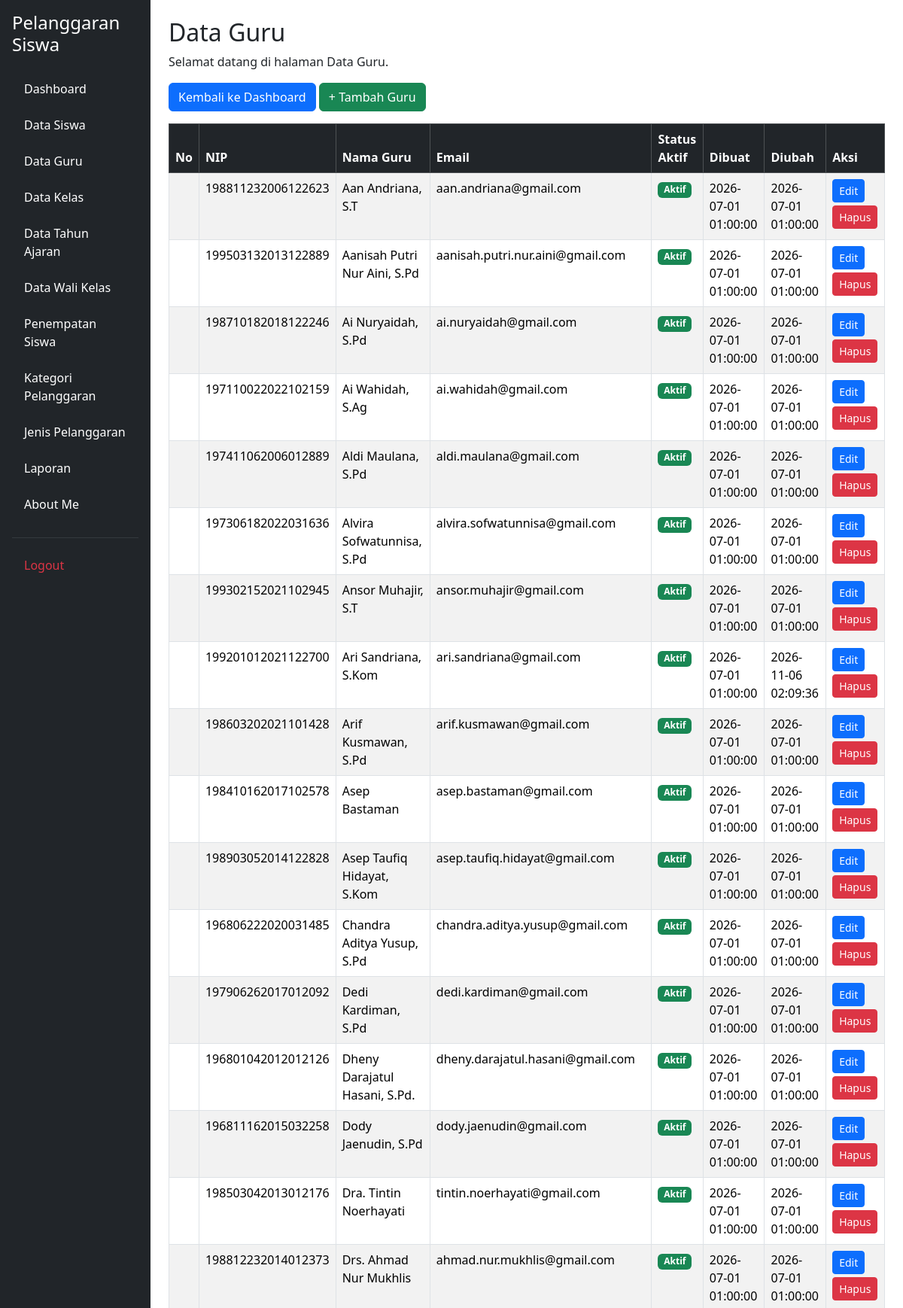
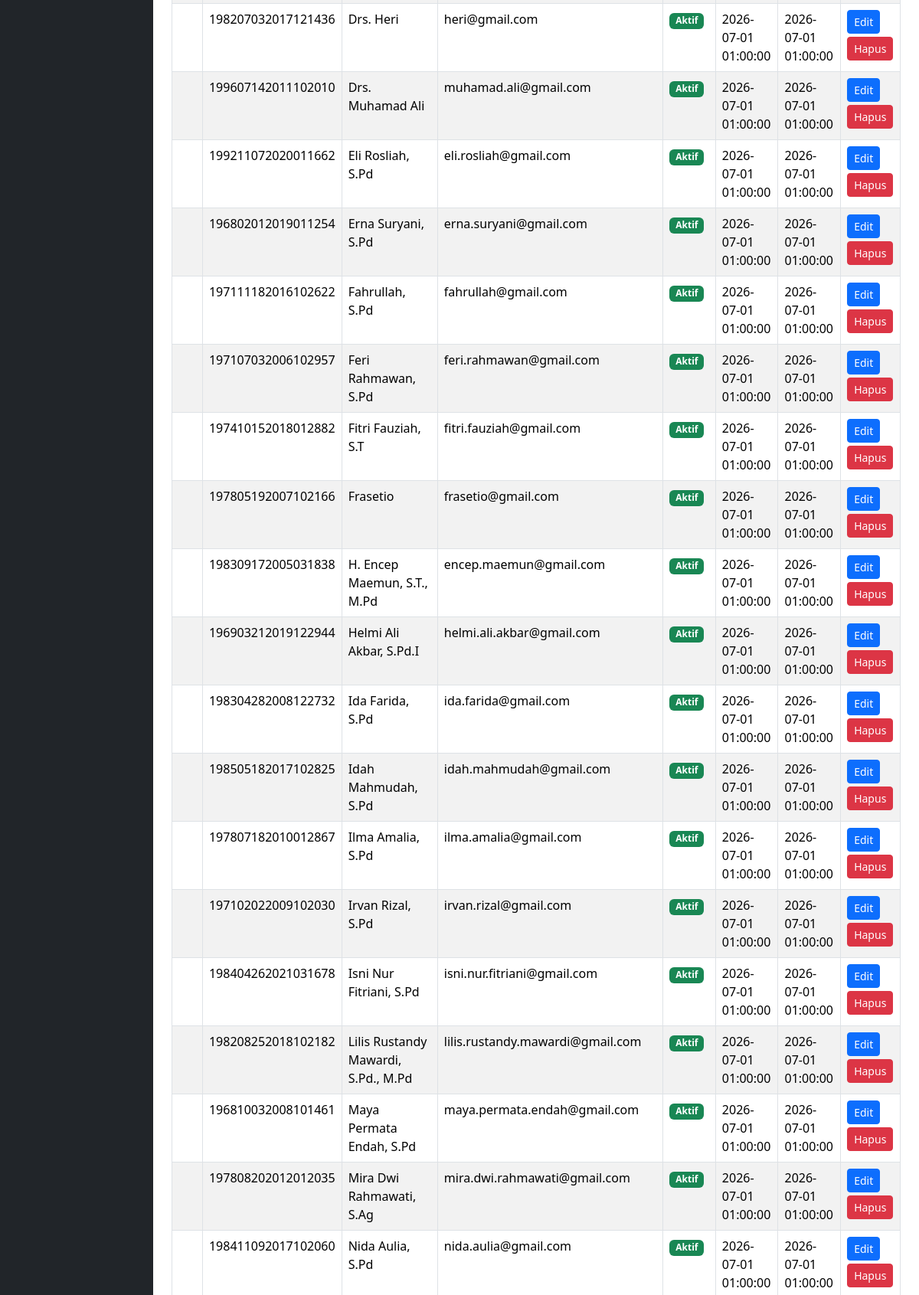
The app's page /data_guru.php (signed in, upper part) with its own data (2 pictures, top to bottom).
### tables this page shows
CREATE TABLE `t_guru` (
  `id` int(11) NOT NULL,
  `nip` varchar(18) NOT NULL,
  `nama` varchar(150) DEFAULT NULL,
  `email` varchar(150) NOT NULL,
  `status_aktif` tinyint(1) NOT NULL,
  `user_id` int(11) NOT NULL,
  `created_at` timestamp NOT NULL DEFAULT current_timestamp(),
  `updated_at` timestamp NOT NULL DEFAULT current_timestamp()
);

### data_guru.php (the view, shortened to what this page needs)
<?php
include 'config/koneksi.php';
$sql = "SELECT * FROM t_guru ORDER BY nama ASC";
$hasil = mysqli_query($koneksi, $sql);
?>
<!DOCTYPE html>
<html lang="id">
<head>
    <link href="https://cdn.jsdelivr.net/npm/bootstrap@5.3.8/dist/css/bootstrap.min.css"
          rel="stylesheet">
    <link rel="stylesheet"
          href="https://cdn.datatables.net/2.3.4/css/dataTables.bootstrap5.css">
</head>
<body>
<div class="container-fluid">
    <div class="row">
        <?php include 'layout/sidebar.php'; ?>
        <main class="col-md-9 col-lg-10 p-4">
            <h2>Data Guru</h2>
            <p>Selamat datang di halaman Data Guru.</p>
            <div class="mb-3">
                <a href="dashboard.php" class="btn btn-primary">
                    Kembali ke Dashboard
                </a>
                <a href="tambah_guru.php" class="btn btn-success">
                    + Tambah Guru
                </a>
            </div>
            <div class="table-responsive">
                <table id="tabelGuru"
                       class="table table-striped table-bordered table-hover">
                    <thead class="table-dark">
                        <tr>
                            <th>No</th>
                            <th>NIP</th>
                            <th>Nama Guru</th>
                            <th>Email</th>
                            <th>Status Aktif</th>
                            <th>Dibuat</th>
                            <th>Diubah</th>
                            <th>Aksi</th>
                        </tr>
                    </thead>
                    <tbody>
                        <?php while ($row = mysqli_fetch_assoc($hasil)) { ?>
                        <tr>
                            <td></td>
                            <td>
                                <?= htmlspecialchars($row['nip']) ?>
                            </td>
                            <td>
                                <?= htmlspecialchars($row['nama']) ?>
                            </td>
                            <td>
                                <?= htmlspecialchars($row['email']) ?>
                            </td>
                            <td>
                                <?php if ($row['status_aktif'] == 1) { ?>
                                    <span class="badge bg-success">Aktif</span>
                                <?php } else { ?>
                                    <span class="badge bg-danger">Tidak Aktif</span>
                                <?php } ?>
                            </td>
                            <td>
                                <?= htmlspecialchars($row['created_at'] ?? '') ?>
                            </td>
                            <td>
                                <?= htmlspecialchars($row['updated_at'] ?? '') ?>
                            </td>
                            <td>
                                <a href="edit_guru.php?id=<?= urlencode($row['id']) ?>"
                                   class="btn btn-primary btn-sm mb-1">
                                    Edit
                                </a>
                                <a href="hapus_guru.php?id=<?= urlencode($row['id']) ?>"
                                   class="btn btn-danger btn-sm mb-1"
                                   onclick="return confirm('Yakin ingin menghapus data guru ini?');">
                                    Hapus
                                </a>
                            </td>
                        </tr>
                        <?php } ?>
                    </tbody>
                </table>
            </div>
        </main>
    </div>
</div>
</body>
</html>

### records on screen
t_guru: nip "198811232006122623", nama "Aan Andriana, S.T", email "aan.andriana@gmail.com", status_aktif "Aktif", created_at "2026-07-01 01:00:00", updated_at "2026-07-01 01:00:00"
t_guru: nip "199503132013122889", nama "Aanisah Putri Nur Aini, S.Pd", email "aanisah.putri.nur.aini@gmail.com", status_aktif "Aktif", created_at "2026-07-01 01:00:00", updated_at "2026-07-01 01:00:00"
t_guru: nip "198710182018122246", nama "Ai Nuryaidah, S.Pd", email "ai.nuryaidah@gmail.com", status_aktif "Aktif", created_at "2026-07-01 01:00:00", updated_at "2026-07-01 01:00:00"
t_guru: nip "197110022022102159", nama "Ai Wahidah, S.Ag", email "ai.wahidah@gmail.com", status_aktif "Aktif", created_at "2026-07-01 01:00:00", updated_at "2026-07-01 01:00:00"
t_guru: nip "197411062006012889", nama "Aldi Maulana, S.Pd", email "aldi.maulana@gmail.com", status_aktif "Aktif", created_at "2026-07-01 01:00:00", updated_at "2026-07-01 01:00:00"
t_guru: nip "197306182022031636", nama "Alvira Sofwatunnisa, S.Pd", email "alvira.sofwatunnisa@gmail.com", status_aktif "Aktif", created_at "2026-07-01 01:00:00", updated_at "2026-07-01 01:00:00"
t_guru: nip "199302152021102945", nama "Ansor Muhajir, S.T", email "ansor.muhajir@gmail.com", status_aktif "Aktif", created_at "2026-07-01 01:00:00", updated_at "2026-07-01 01:00:00"
t_guru: nip "199201012021122700", nama "Ari Sandriana, S.Kom", email "ari.sandriana@gmail.com", status_aktif "Aktif", created_at "2026-07-01 01:00:00", updated_at "2026-11-06 02:09:36"
t_guru: nip "198603202021101428", nama "Arif Kusmawan, S.Pd", email "arif.kusmawan@gmail.com", status_aktif "Aktif", created_at "2026-07-01 01:00:00", updated_at "2026-07-01 01:00:00"
t_guru: nip "198410162017102578", nama "Asep Bastaman", email "asep.bastaman@gmail.com", status_aktif "Aktif", created_at "2026-07-01 01:00:00", updated_at "2026-07-01 01:00:00"
t_guru: nip "198903052014122828", nama "Asep Taufiq Hidayat, S.Kom", email "asep.taufiq.hidayat@gmail.com", status_aktif "Aktif", created_at "2026-07-01 01:00:00", updated_at "2026-07-01 01:00:00"
t_guru: nip "196806222020031485", nama "Chandra Aditya Yusup, S.Pd", email "chandra.aditya.yusup@gmail.com", status_aktif "Aktif", created_at "2026-07-01 01:00:00", updated_at "2026-07-01 01:00:00"
t_guru: nip "197906262017012092", nama "Dedi Kardiman, S.Pd", email "dedi.kardiman@gmail.com", status_aktif "Aktif", created_at "2026-07-01 01:00:00", updated_at "2026-07-01 01:00:00"
t_guru: nip "196801042012012126", nama "Dheny Darajatul Hasani, S.Pd.", email "dheny.darajatul.hasani@gmail.com", status_aktif "Aktif", created_at "2026-07-01 01:00:00", updated_at "2026-07-01 01:00:00"
t_guru: nip "196811162015032258", nama "Dody Jaenudin, S.Pd", email "dody.jaenudin@gmail.com", status_aktif "Aktif", created_at "2026-07-01 01:00:00", updated_at "2026-07-01 01:00:00"
t_guru: nip "198503042013012176", nama "Dra. Tintin Noerhayati", email "tintin.noerhayati@gmail.com", status_aktif "Aktif", created_at "2026-07-01 01:00:00", updated_at "2026-07-01 01:00:00"
t_guru: nip "198812232014012373", nama "Drs. Ahmad Nur Mukhlis", email "ahmad.nur.mukhlis@gmail.com", status_aktif "Aktif", created_at "2026-07-01 01:00:00", updated_at "2026-07-01 01:00:00"
t_guru: nip "198207032017121436", nama "Drs. Heri", email "heri@gmail.com", status_aktif "Aktif", created_at "2026-07-01 01:00:00", updated_at "2026-07-01 01:00:00"
t_guru: nip "199607142011102010", nama "Drs. Muhamad Ali", email "muhamad.ali@gmail.com", status_aktif "Aktif", created_at "2026-07-01 01:00:00", updated_at "2026-07-01 01:00:00"
t_guru: nip "199211072020011662", nama "Eli Rosliah, S.Pd", email "eli.rosliah@gmail.com", status_aktif "Aktif", created_at "2026-07-01 01:00:00", updated_at "2026-07-01 01:00:00"
t_guru: nip "196802012019011254", nama "Erna Suryani, S.Pd", email "erna.suryani@gmail.com", status_aktif "Aktif", created_at "2026-07-01 01:00:00", updated_at "2026-07-01 01:00:00"
t_guru: nip "197111182016102622", nama "Fahrullah, S.Pd", email "fahrullah@gmail.com", status_aktif "Aktif", created_at "2026-07-01 01:00:00", updated_at "2026-07-01 01:00:00"
t_guru: nip "197107032006102957", nama "Feri Rahmawan, S.Pd", email "feri.rahmawan@gmail.com", status_aktif "Aktif", created_at "2026-07-01 01:00:00", updated_at "2026-07-01 01:00:00"
t_guru: nip "197410152018012882", nama "Fitri Fauziah, S.T", email "fitri.fauziah@gmail.com", status_aktif "Aktif", created_at "2026-07-01 01:00:00", updated_at "2026-07-01 01:00:00"
t_guru: nip "197805192007102166", nama "Frasetio", email "frasetio@gmail.com", status_aktif "Aktif", created_at "2026-07-01 01:00:00", updated_at "2026-07-01 01:00:00"
t_guru: nip "198309172005031838", nama "H. Encep Maemun, S.T., M.Pd", email "encep.maemun@gmail.com", status_aktif "Aktif", created_at "2026-07-01 01:00:00", updated_at "2026-07-01 01:00:00"
t_guru: nip "196903212019122944", nama "Helmi Ali Akbar, S.Pd.I", email "helmi.ali.akbar@gmail.com", status_aktif "Aktif", created_at "2026-07-01 01:00:00", updated_at "2026-07-01 01:00:00"
t_guru: nip "198304282008122732", nama "Ida Farida, S.Pd", email "ida.farida@gmail.com", status_aktif "Aktif", created_at "2026-07-01 01:00:00", updated_at "2026-07-01 01:00:00"
t_guru: nip "198505182017102825", nama "Idah Mahmudah, S.Pd", email "idah.mahmudah@gmail.com", status_aktif "Aktif", created_at "2026-07-01 01:00:00", updated_at "2026-07-01 01:00:00"
t_guru: nip "197807182010012867", nama "Ilma Amalia, S.Pd", email "ilma.amalia@gmail.com", status_aktif "Aktif", created_at "2026-07-01 01:00:00", updated_at "2026-07-01 01:00:00"
t_guru: nip "197102022009102030", nama "Irvan Rizal, S.Pd", email "irvan.rizal@gmail.com", status_aktif "Aktif", created_at "2026-07-01 01:00:00", updated_at "2026-07-01 01:00:00"
t_guru: nip "198404262021031678", nama "Isni Nur Fitriani, S.Pd", email "isni.nur.fitriani@gmail.com", status_aktif "Aktif", created_at "2026-07-01 01:00:00", updated_at "2026-07-01 01:00:00"
t_guru: nip "198208252018102182", nama "Lilis Rustandy Mawardi, S.Pd., M.Pd", email "lilis.rustandy.mawardi@gmail.com", status_aktif "Aktif", created_at "2026-07-01 01:00:00", updated_at "2026-07-01 01:00:00"
t_guru: nip "196810032008101461", nama "Maya Permata Endah, S.Pd", email "maya.permata.endah@gmail.com", status_aktif "Aktif", created_at "2026-07-01 01:00:00", updated_at "2026-07-01 01:00:00"
t_guru: nip "197808202012012035", nama "Mira Dwi Rahmawati, S.Ag", email "mira.dwi.rahmawati@gmail.com", status_aktif "Aktif", created_at "2026-07-01 01:00:00", updated_at "2026-07-01 01:00:00"
t_guru: nip "198411092017102060", nama "Nida Aulia, S.Pd", email "nida.aulia@gmail.com", status_aktif "Aktif", created_at "2026-07-01 01:00:00", updated_at "2026-07-01 01:00:00"
